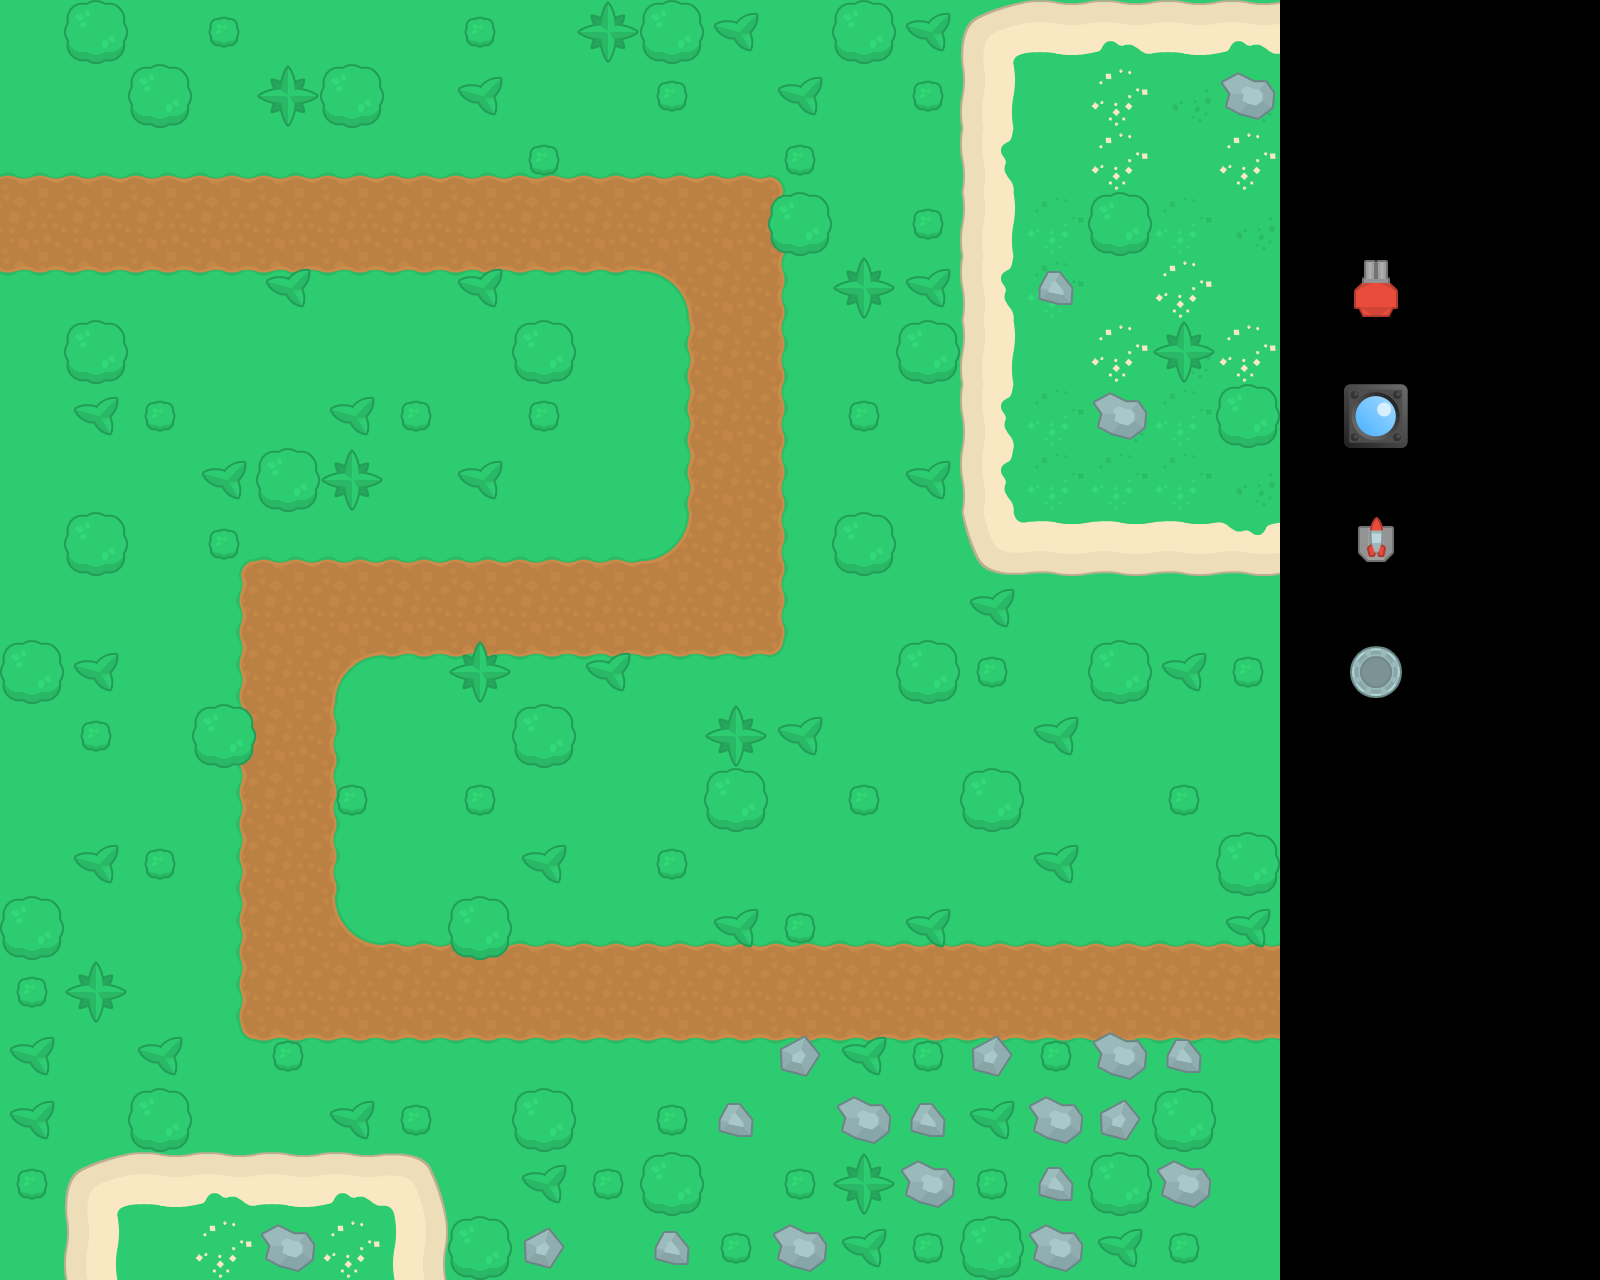

This game map was drawn from its Tiled (.tmx) file and the tilesets committed beside it. A one-line description and the trimmed map source follow:
An orthogonal 25x20 tile map with 64x64 px tiles, 5 tile layers (Ground, Path, Hills, Rocks, ...), 1 hidden layer not drawn, 3 tilesets and 29 objects (14x TowerNode, 6x DownTurn, 3x LeftTurn, 3x RightTurn, Finish, ...).

<map version="1.2" tiledversion="1.3.3" orientation="orthogonal" renderorder="right-down" width="25" height="20" tilewidth="64" tileheight="64" infinite="0" nextlayerid="13" nextobjectid="44">
 <tileset firstgid="1" source="tower_defense_64.tsx" />
 <tileset firstgid="300" source="pirates_64.tsx" />
 <tileset firstgid="396" source="NihilAce-pack_4_stunTowerSnip.tsx" />
 <layer id="1" name="Ground" width="25" height="20">
  <data>[500 cells, 400 non-empty, 1 distinct tile ids]</data>
 </layer>
 <layer id="2" name="Path" width="25" height="20">
  <data>[500 cells, 142 non-empty, 17 distinct tile ids]</data>
 </layer>
 <layer id="3" name="Hills" width="25" height="20">
  <data>[500 cells, 57 non-empty, 14 distinct tile ids]</data>
 </layer>
 <layer id="6" name="Rocks" width="25" height="20">
  <data>[500 cells, 4 non-empty, 2 distinct tile ids]</data>
 </layer>
 <layer id="4" name="Trees" width="25" height="20">
  <data>[500 cells, 124 non-empty, 7 distinct tile ids]</data>
 </layer>
 <layer id="5" name="Towers" width="25" height="20" visible="0">
  <data>[500 cells, 14 non-empty, 1 distinct tile ids]</data>
 </layer>
 <objectgroup id="8" name="Start &amp; Finish">
  <object id="15" name="Finish" x="1296" y="960" width="64" height="64" />
  <object id="20" name="Start" x="-16" y="192" width="16" height="64" />
 </objectgroup>
 <objectgroup id="7" name="Turn Objects">
  <object id="2" name="DownTurn" x="248" y="552" width="8" height="64" />
  <object id="3" name="DownTurn" x="744" y="192" width="8" height="64" />
  <object id="8" name="LeftTurn" x="728" y="640" width="64" height="8" />
  <object id="13" name="RightTurn" x="256" y="1000" width="64" height="8" />
  <object id="16" name="DownTurn" x="768" y="168" width="8" height="64" />
  <object id="17" name="DownTurn" x="792" y="144" width="8" height="64" />
  <object id="21" name="LeftTurn" x="704" y="616" width="64" height="8" />
  <object id="22" name="LeftTurn" x="680" y="592" width="64" height="8" />
  <object id="23" name="DownTurn" x="272" y="576" width="8" height="64" />
  <object id="24" name="DownTurn" x="224" y="528" width="8" height="64" />
  <object id="25" name="RightTurn" x="232" y="1024" width="64" height="8" />
  <object id="26" name="RightTurn" x="280" y="976" width="64" height="8" />
 </objectgroup>
 <objectgroup id="10" name="Tower Nodes">
  <object id="27" name="TowerNode" x="576" y="320" width="64" height="64" />
  <object id="29" name="TowerNode" x="384" y="320" width="64" height="64" />
  <object id="30" name="TowerNode" x="192" y="320" width="64" height="64" />
  <object id="31" name="TowerNode" x="384" y="448" width="64" height="64" />
  <object id="32" name="TowerNode" x="576" y="448" width="64" height="64" />
  <object id="33" name="TowerNode" x="128" y="576" width="64" height="64" />
  <object id="34" name="TowerNode" x="128" y="768" width="64" height="64" />
  <object id="35" name="TowerNode" x="128" y="960" width="64" height="64" />
  <object id="36" name="TowerNode" x="384" y="704" width="64" height="64" />
  <object id="37" name="TowerNode" x="384" y="832" width="64" height="64" />
  <object id="38" name="TowerNode" x="576" y="832" width="64" height="64" />
  <object id="39" name="TowerNode" x="576" y="704" width="64" height="64" />
  <object id="40" name="TowerNode" x="832" y="832" width="64" height="64" />
  <object id="41" name="TowerNode" x="1088" y="832" width="64" height="64" />
 </objectgroup>
 <objectgroup id="11" name="TowerMenu" />
 <objectgroup id="12" name="Buttons">
  <object id="42" name="PauseButton" x="32" y="32" width="64" height="64" />
 </objectgroup>
</map>
